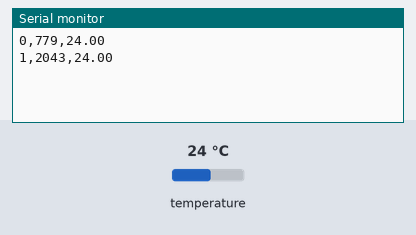
A sketch run on a simulated Arduino Uno, built with avr-gcc and run on an emulated ATmega328P. Shown: the last lines printed to the serial monitor. The inputs (shaded band) are chosen by the test bench; at power-on: temperature 24 °C.

Above: at 2.8 s.
2.9 s: temperature set to 12 °C
At 3.8 s:
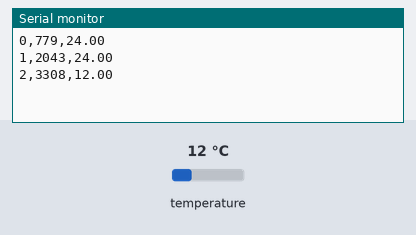
4.7 s: temperature set to 19 °C
At 4.7 s:
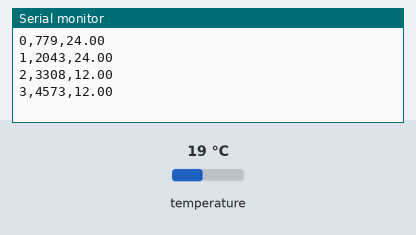
Timing chart, 0 to 7.7 s (numbered marks = the images above; inputs shaded):
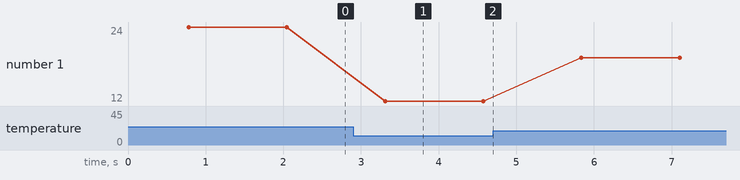

Measured:
- after the input at 2.9 s, the serial monitor: prints a new line after 0.41 s (image 1)
- plotted number 1: 24 → 12 after the input at 2.9 s, 12 → 19 after the input at 4.7 s

The sketch:

2_sketch.ino
```cpp
/*
Authors: Lennart Sauer, Sinan Blanck

Date: Mar. 10, 2026

Measure the Temerature with a DS18B20 Sensor

*/

#include <DallasTemperature.h>
#include <OneWire.h>
#define ONE_WIRE_BUS 5
OneWire oneWire(ONE_WIRE_BUS);
DallasTemperature sensors(&oneWire);
int meas_num = 0;
float temp;
void setup() {
  // put your setup code here, to run once:
  Serial.begin(9600);
  sensors.begin();
}

void loop() {
  // put your main code here, to run repeatedly:
  sensors.requestTemperatures();
  temp = sensors.getTempCByIndex(0);

  Serial.print(meas_num);
  Serial.print(",");
  Serial.print(millis());
  Serial.print(",");
  Serial.println(temp);
  meas_num++;
  delay(500);
}
```
